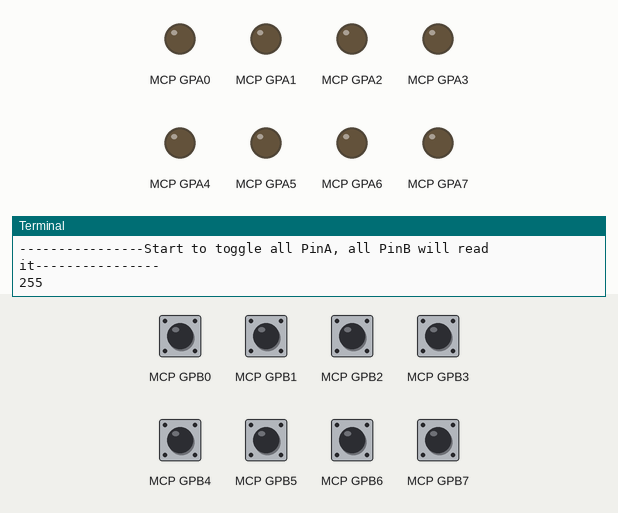
Recording of a program running on a simulated Raspberry Pi (BCM pin numbers). On the bench: output pins drawn as LEDs (lit = HIGH), the last lines printed to the terminal. The test bench sets the inputs (shaded band); at power-on: MCP GPB0–7 HIGH.

Above: at 0.2 s.
At 1.7 s:
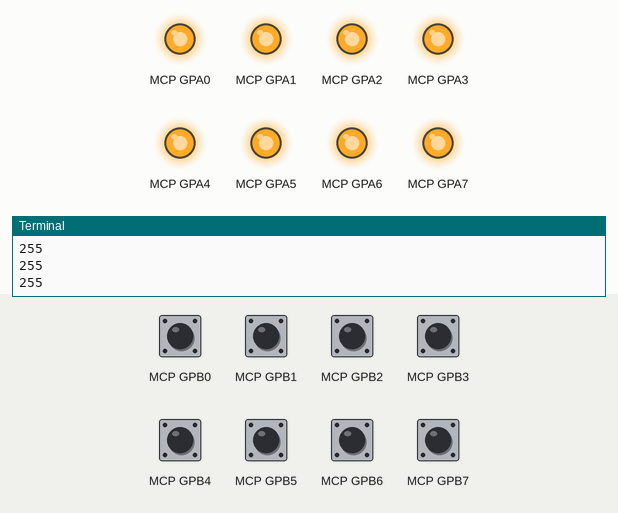
Timing chart, 0 to 3.0 s (numbered marks = the images above):
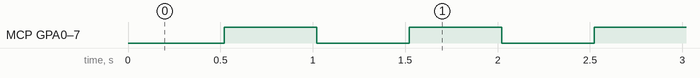

The program:

mcb23017_demo.py
```python
import smbus
import time

MCP23017_IODIRA = 0x00
MCP23017_IPOLA  = 0x02
MCP23017_GPINTENA = 0x04
MCP23017_DEFVALA = 0x06
MCP23017_INTCONA = 0x08
MCP23017_IOCONA = 0x0A
MCP23017_GPPUA = 0x0C
MCP23017_INTFA = 0x0E
MCP23017_INTCAPA = 0x10
MCP23017_GPIOA = 0x12
MCP23017_OLATA = 0x14

MCP23017_IODIRB = 0x01
MCP23017_IPOLB = 0x03
MCP23017_GPINTENB = 0x05
MCP23017_DEFVALB = 0x07
MCP23017_INTCONB = 0x09
MCP23017_IOCONB = 0x0B
MCP23017_GPPUB = 0x0D
MCP23017_INTFB = 0x0F
MCP23017_INTCAPB = 0x11
MCP23017_GPIOB = 0x13
MCP23017_OLATB = 0x15


bus = smbus.SMBus(1)

#   Addr(BIN)      Addr(hex)
#XXX X  A2 A1 A0
#010 0  1  1  1      0x27
#010 0  1  1  0      0x26
#010 0  1  0  1      0x25
#010 0  1  0  0      0x24
#010 0  0  1  1      0x23
#010 0  0  1  0      0x22
#010 0  0  0  1      0x21
#010 0  0  0  0      0x20

MCP23017_ADDRESS = 0x20

#Configue the register to default value
for addr in range(22):
    if (addr == 0) or (addr == 1):
        bus.write_byte_data(MCP23017_ADDRESS, addr, 0xFF)
    else:
        bus.write_byte_data(MCP23017_ADDRESS, addr, 0x00)


#configue all PinA output
bus.write_byte_data(MCP23017_ADDRESS,MCP23017_IODIRA,0x00)

#configue all PinB input
bus.write_byte_data(MCP23017_ADDRESS,MCP23017_IODIRB,0xFF)
#configue all PinB pullUP
bus.write_byte_data(MCP23017_ADDRESS,MCP23017_GPPUB,0xFF)


#only for debug
for addr in range(22):
    print(bus.read_byte_data(MCP23017_ADDRESS,addr))


print("----------------Start to toggle all PinA, all PinB will read it----------------")

while True:
    #configue all PinA output low level
    bus.write_byte_data(MCP23017_ADDRESS,MCP23017_GPIOA,0x00)
    #then PinB read the level from PinA, print 0 means all PinA are in low level
    print(bus.read_byte_data(MCP23017_ADDRESS,MCP23017_GPIOB))
    time.sleep(0.5)

    #configue all PinA output high level
    bus.write_byte_data(MCP23017_ADDRESS,MCP23017_GPIOA,0xFF)
    #then PinB read the level from PinA, print 255 means all PinA are in high level
    print(bus.read_byte_data(MCP23017_ADDRESS,MCP23017_GPIOB))
    time.sleep(0.5)
    
```

Measured:
- by itself, MCP GPA0–7: alternates HIGH for 0.50 s and LOW for 0.50 s
